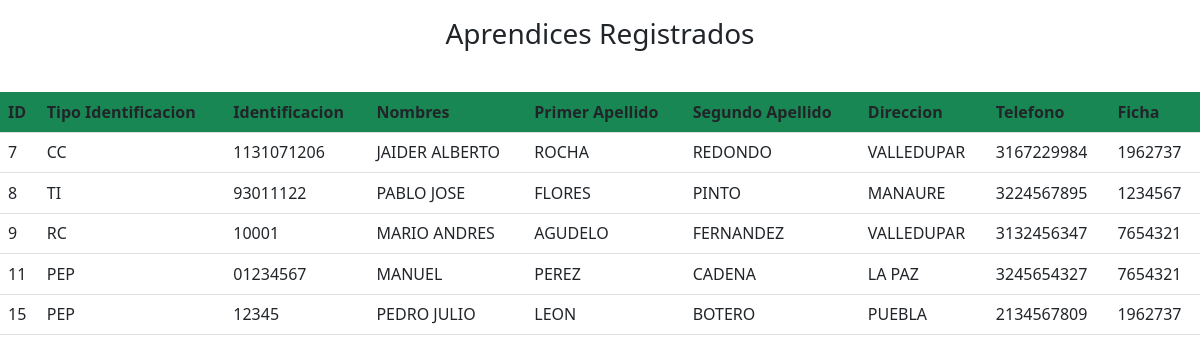
Screenshot of /consultaTodos_aprendiz.php with the database file from the repository.
### tables this page shows
CREATE TABLE `aprendices` (
  `Id` int(11) NOT NULL,
  `IdTipoIdentificacion` int(11) DEFAULT NULL,
  `Identificacion` varchar(16) DEFAULT NULL,
  `Nombre` varchar(100) DEFAULT NULL,
  `PrimerApellido` varchar(100) DEFAULT NULL,
  `SegundoApellido` varchar(100) DEFAULT NULL,
  `Direccion` varchar(500) DEFAULT NULL,
  `Telefono` varchar(20) DEFAULT NULL,
  `IdFicha` int(11) DEFAULT NULL
);

CREATE TABLE `tipoidentificacion` (
  `Id` int(11) NOT NULL,
  `NombreTipo` varchar(50) DEFAULT NULL
);

CREATE TABLE `ficha` (
  `Id` int(11) NOT NULL,
  `NumeroFicha` varchar(50) DEFAULT NULL,
  `IdModalidad` int(11) DEFAULT NULL,
  `IdPrograma` int(11) DEFAULT NULL
);

### funciones.php (called while the page is built, shortened)
<?php
 function consulta($conexion,$consulta_sql)
 {
    $resultado=$conexion->query($consulta_sql);
 return $resultado;
 }
?>

### consultaTodos_aprendiz.php (the view, shortened to what this page needs)
<!doctype html>
<html>
<head>
    <link href="css/bootstrap.min.css" rel="stylesheet" />
    <link href="miscss/Estilos.css" rel="stylesheet" />
</head>
<body>
    <header>
        <div class="alert" style="text-align: center;">
            <h3>Aprendices Registrados</h3>
        </div>
    </header>
    <section class="sectab">
        <table class="table col-md-12">
            <tr class="bg-success">
                <th>ID</th>
                <th>Tipo Identificacion</th>
                <th>Identificacion</th>
                <th>Nombres</th>
                <th>Primer Apellido</th>
                <th>Segundo Apellido</th>
                <th>Direccion</th>
                <th>Telefono</th>
                <th>Ficha</th>
            <tr>
                <?php
include('funciones.php');
$miconexion=conectar('', 'senadb');
$resultado=consulta($miconexion, "SELECT aprendices.Id, tipoidentificacion.NombreTipo, aprendices.Identificacion, aprendices.Nombre, aprendices.PrimerApellido, aprendices.SegundoApellido, aprendices.Direccion, aprendices.Telefono, ficha.NumeroFicha FROM aprendices
INNER JOIN ficha ON aprendices.IdFicha = ficha.Id
INNER JOIN tipoidentificacion ON aprendices.IdTipoIdentificacion = tipoidentificacion.Id");
if ($resultado->num_rows>0) {
    while ($fila = $resultado->fetch_array()) {
        echo'
        <tr>'.'
        <td>'.$fila['Id'].'</td>'." ".'
        <td>'.$fila['NombreTipo'].'</td>'." ".'
        <td>'.$fila['Identificacion'].'</td>'." ".'
        <td>'.$fila['Nombre'].'</td>'." ".'
        <td>'.$fila['PrimerApellido'].'</td>'." ".'
        <td>'.$fila['SegundoApellido'].'</td>'." ".'
        <td>'.$fila['Direccion'].'</td>'." ".'
        <td>'.$fila['Telefono'].'</td>'." ".'
        <td>'.$fila['NumeroFicha'].'</td>'." ".'
        <tr>';
    }
} else {
    echo "No existen registros";
}
?>
        </table>
    </section>
</body>
</html>

### miscss/Estilos.css (style rules this page uses)
body { background-color: white; }

### rows the page displays
aprendices: Id "7", IdTipoIdentificacion.NombreTipo "CC", Identificacion "1131071206", Nombre "JAIDER ALBERTO", PrimerApellido "ROCHA", SegundoApellido "REDONDO", Direccion "VALLEDUPAR", Telefono "3167229984", IdFicha.NumeroFicha "1962737"
aprendices: Id "8", IdTipoIdentificacion.NombreTipo "TI", Identificacion "93011122", Nombre "PABLO JOSE", PrimerApellido "FLORES", SegundoApellido "PINTO", Direccion "MANAURE", Telefono "3224567895", IdFicha.NumeroFicha "1234567"
aprendices: Id "9", IdTipoIdentificacion.NombreTipo "RC", Identificacion "10001", Nombre "MARIO ANDRES", PrimerApellido "AGUDELO", SegundoApellido "FERNANDEZ", Direccion "VALLEDUPAR", Telefono "3132456347", IdFicha.NumeroFicha "7654321"
aprendices: Id "11", IdTipoIdentificacion.NombreTipo "PEP", Identificacion "01234567", Nombre "MANUEL", PrimerApellido "PEREZ", SegundoApellido "CADENA", Direccion "LA PAZ", Telefono "3245654327", IdFicha.NumeroFicha "7654321"
aprendices: Id "15", IdTipoIdentificacion.NombreTipo "PEP", Identificacion "12345", Nombre "PEDRO JULIO", PrimerApellido "LEON", SegundoApellido "BOTERO", Direccion "PUEBLA", Telefono "2134567809", IdFicha.NumeroFicha "1962737"
